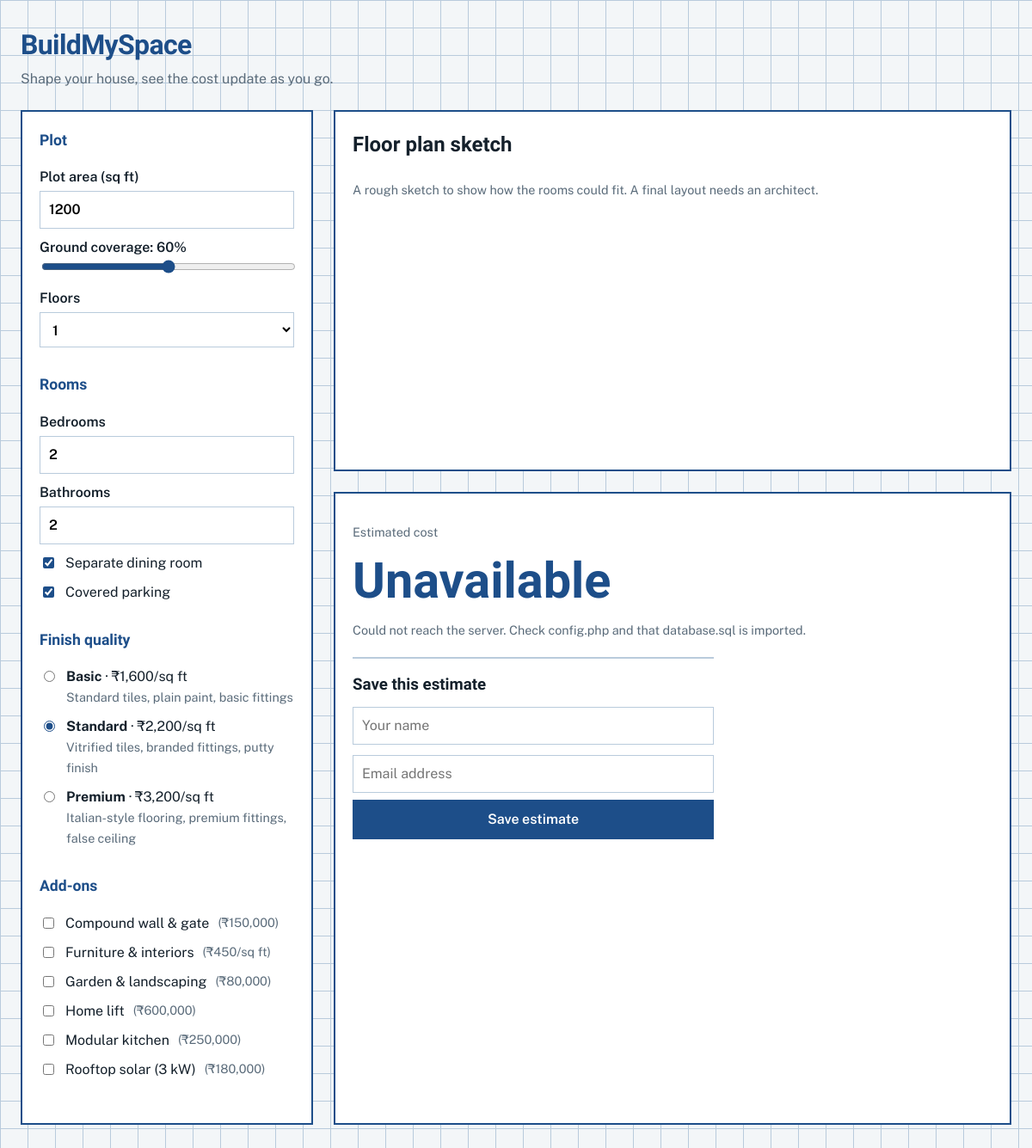
The page / on the database its author committed.
### tables this page shows
CREATE TABLE quality_rates (
  code VARCHAR(20) PRIMARY KEY,
  label VARCHAR(60) NOT NULL,
  note VARCHAR(160) NOT NULL,
  rate_per_sqft DECIMAL(10,2) NOT NULL
);

CREATE TABLE extras (
  code VARCHAR(30) PRIMARY KEY,
  label VARCHAR(80) NOT NULL,
  cost DECIMAL(12,2) NOT NULL,
  type ENUM('fixed','per_sqft') NOT NULL DEFAULT 'fixed'
);

### config.php (called while the page is built, shortened)
<?php
function db(): PDO {
    static $pdo = null;
    if (!$pdo) {
        $pdo = new PDO('mysql:host=' . DB_HOST . ';dbname=' . DB_NAME . ';charset=utf8mb4', DB_USER, DB_PASS, [
            PDO::ATTR_ERRMODE => PDO::ERRMODE_EXCEPTION,
            PDO::ATTR_DEFAULT_FETCH_MODE => PDO::FETCH_ASSOC,
        ]);
    }
    return $pdo;
}

### index.php (the view, shortened to what this page needs)
<?php
require __DIR__ . '/config.php';
$qualities = db()->query('SELECT * FROM quality_rates ORDER BY rate_per_sqft')->fetchAll();
$extras = db()->query('SELECT * FROM extras ORDER BY label')->fetchAll();
$h = fn($s) => htmlspecialchars((string)$s, ENT_QUOTES, 'UTF-8');
?>
<!doctype html>
<html lang="en">
<head>
<link rel="stylesheet" href="assets/style.css">
</head>
<body>
<header class="top">
  <span class="brand">BuildMySpace</span>
  <p>Shape your house, see the cost update as you go.</p>
</header>
<main class="app">
  <form id="est" class="panel" autocomplete="off">
    <fieldset>
      <legend>Plot</legend>
      <label>Plot area (sq ft) <input type="number" name="plot" value="1200" min="300" max="20000" step="50"></label>
      <label>Ground coverage: <output id="covOut">60</output>%
        <input type="range" name="coverage" value="60" min="30" max="90" step="5"></label>
      <label>Floors
        <select name="floors"><option>1</option><option>2</option><option>3</option><option>4</option></select></label>
    </fieldset>
    <fieldset>
      <legend>Rooms</legend>
      <label>Bedrooms <input type="number" name="beds" value="2" min="1" max="8"></label>
      <label>Bathrooms <input type="number" name="baths" value="2" min="1" max="8"></label>
      <label class="check"><input type="checkbox" name="dining" checked> Separate dining room</label>
      <label class="check"><input type="checkbox" name="parking" checked> Covered parking</label>
    </fieldset>
    <fieldset>
      <legend>Finish quality</legend>
      <?php foreach ($qualities as $k => $q): ?>
        <label class="check radio">
          <input type="radio" name="quality" value="<?= $h($q['code']) ?>" <?= $q['code'] === 'standard' ? 'checked' : '' ?>>
          <span><strong><?= $h($q['label']) ?></strong> · <?= CURRENCY . number_format($q['rate_per_sqft']) ?>/sq ft<br><small><?= $h($q['note']) ?></small></span>
        </label>
      <?php endforeach; ?>
    </fieldset>
    <fieldset>
      <legend>Add-ons</legend>
      <?php foreach ($extras as $e): ?>
        <label class="check">
          <input type="checkbox" name="extras" value="<?= $h($e['code']) ?>">
          <?= $h($e['label']) ?>
          <small>(<?= CURRENCY . number_format($e['cost']) ?><?= $e['type'] === 'per_sqft' ? '/sq ft' : '' ?>)</small>
        </label>
      <?php endforeach; ?>
    </fieldset>
  </form>
  <section class="out">
    <div class="plan-wrap">
      <h2>Floor plan sketch</h2>
      <p class="muted">A rough sketch to show how the rooms could fit. A final layout needs an architect.</p>
    </div>
    <div class="cost">
      <p class="muted">Estimated cost</p>
      <p id="total" class="big">–</p>
      <p id="meta" class="muted"></p>
      <form id="saveForm" class="save">
        <h3>Save this estimate</h3>
        <input name="name" placeholder="Your name" required maxlength="80">
        <input name="email" type="email" placeholder="Email address" required>
        <button type="submit">Save estimate</button>
        <p id="msg" role="status"></p>
      </form>
    </div>
  </section>
</main>
</body>
</html>

### assets/style.css (style rules this page uses)
:root { --paper:#f3f6f8;--ink:#14202b;--blue:#1d4e89;--line:#b9cbdc;--survey:#e8b923;--card:#fff;--muted:#5a6b7a }
* { box-sizing:border-box }
body { margin:0;background:var(--paper);color:var(--ink);font:16px/1.5 "Public Sans",system-ui,sans-serif; background-image:linear-gradient(var(--line) 1px,transparent 1px),linear-gradient(90deg,var(--line) 1px,transparent 1px); background-size:32px 32px;background-attachment:fixed }
h1,h2,h3,.brand,.big { font-family:"Bricolage Grotesque",system-ui,sans-serif;margin:0 }
.top { padding:28px 24px 8px;max-width:1200px;margin:auto }
.top p { margin:4px 0 0;color:var(--muted) }
.brand { font-size:2rem;font-weight:800;color:var(--blue);letter-spacing:-.02em;margin:0 }
.app { display:grid;grid-template-columns:340px 1fr;gap:24px;max-width:1200px;margin:16px auto 48px;padding:0 24px }
.panel,.plan-wrap,.cost,.sheet { background:var(--card);border:2px solid var(--blue);padding:20px }
.panel { align-self:start }
fieldset { border:0;padding:0;margin:0 0 20px }
legend { font-family:"Bricolage Grotesque",sans-serif;font-weight:800;font-size:1.1rem;color:var(--blue);margin-bottom:8px;padding:0 }
label { display:block;margin:10px 0;font-weight:600 }
input[type=number],input[type=email],input[name=name],select { display:block;width:100%;margin-top:4px;padding:9px 10px;border:1.5px solid var(--line);font:inherit;background:#fff }
input[type=range] { width:100%;accent-color:var(--blue) }
.check { display:flex;gap:10px;align-items:flex-start;font-weight:400 }
.check input { margin-top:5px;accent-color:var(--blue) }
small,.muted { color:var(--muted);font-size:.9rem }
.out { display:grid;gap:24px }
.big { font-size:clamp(2.2rem,6vw,3.6rem);font-weight:800;color:var(--blue);line-height:1.1 }
.save { margin-top:20px;padding-top:16px;border-top:2px solid var(--line);display:grid;gap:8px;max-width:420px }
button,.actions a { font:inherit;font-weight:600;padding:11px 16px;background:var(--blue);color:#fff;border:0;cursor:pointer;text-decoration:none }
#msg { margin:0;color:#a3321f;min-height:1.4em }

### rows shown on the page
quality_rates: code "☐ Basic · ₹1,600/sq ft Standard", label "Basic", rate_per_sqft "1,600", note "Standard tiles, plain paint, basic fittings"
quality_rates: code "☑ Standard · ₹2,200/sq ft Vitrif", label "Standard", rate_per_sqft "2,200", note "Vitrified tiles, branded fittings, putty finish"
quality_rates: code "☐ Premium · ₹3,200/sq ft Italian", label "Premium", rate_per_sqft "3,200", note "Italian-style flooring, premium fittings, false ceiling"
extras: label "Compound wall & gate", cost "150,000"
extras: label "Furniture & interiors", cost "450", type "/sq ft"
extras: label "Garden & landscaping", cost "80,000"
extras: label "Home lift", cost "600,000"
extras: label "Modular kitchen", cost "250,000"
extras: label "Rooftop solar (3 kW)", cost "180,000"
